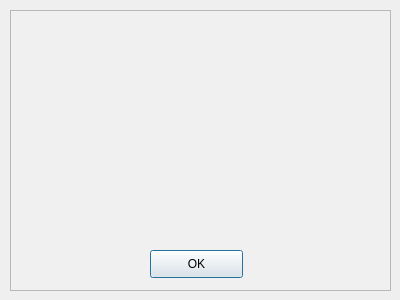
<?xml version="1.0" encoding="UTF-8"?>
<ui version="4.0">
 <class>Dialog</class>
 <widget class="QDialog" name="Dialog">
  <property name="geometry">
   <rect>
    <x>0</x>
    <y>0</y>
    <width>400</width>
    <height>300</height>
   </rect>
  </property>
  <property name="windowTitle">
   <string>Dialog</string>
  </property>
  <widget class="QTextBrowser" name="PrintBrowser">
   <property name="geometry">
    <rect>
     <x>10</x>
     <y>10</y>
     <width>381</width>
     <height>281</height>
    </rect>
   </property>
   <property name="palette">
    <palette>
     <active>
      <colorrole role="Base">
       <brush brushstyle="SolidPattern">
        <color alpha="255">
         <red>240</red>
         <green>240</green>
         <blue>240</blue>
        </color>
       </brush>
      </colorrole>
     </active>
     <inactive>
      <colorrole role="Base">
       <brush brushstyle="SolidPattern">
        <color alpha="255">
         <red>240</red>
         <green>240</green>
         <blue>240</blue>
        </color>
       </brush>
      </colorrole>
     </inactive>
     <disabled>
      <colorrole role="Base">
       <brush brushstyle="SolidPattern">
        <color alpha="255">
         <red>240</red>
         <green>240</green>
         <blue>240</blue>
        </color>
       </brush>
      </colorrole>
     </disabled>
    </palette>
   </property>
   <property name="font">
    <font>
     <pointsize>14</pointsize>
     <stylestrategy>PreferDefault</stylestrategy>
    </font>
   </property>
  </widget>
  <widget class="QPushButton" name="pushButton">
   <property name="geometry">
    <rect>
     <x>150</x>
     <y>250</y>
     <width>93</width>
     <height>28</height>
    </rect>
   </property>
   <property name="text">
    <string>OK</string>
   </property>
  </widget>
 </widget>
 <resources/>
 <connections/>
</ui>
